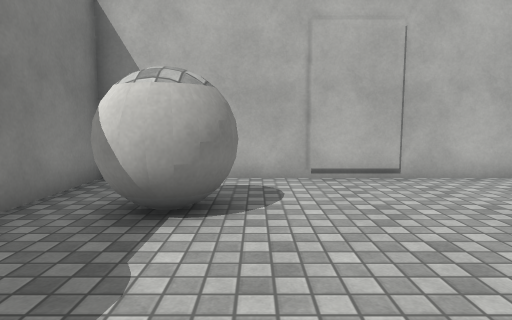
[1] (above)

16 first-person views from a walk through a scene from a Unity 3-D project. The camera is 1.2 m above the floor, tilts 6° down and sees 75° across. The floor is counted in squares, 1 m on a side. Each view is taken from the middle of a square. On the plan, view 1 faces up. The plan holds only what a view shows up to about 14 squares ahead; the rest is blank. The place goes on beyond the plan. The player is left out. Surface patterns are stand-ins for the level's own textures.

[2]
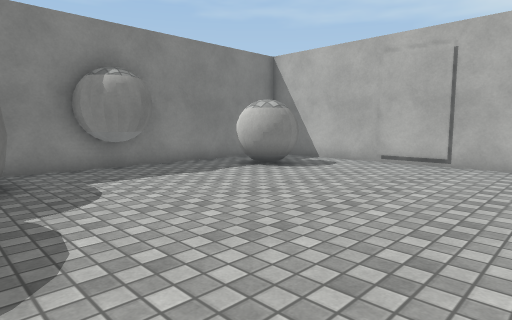

[3]
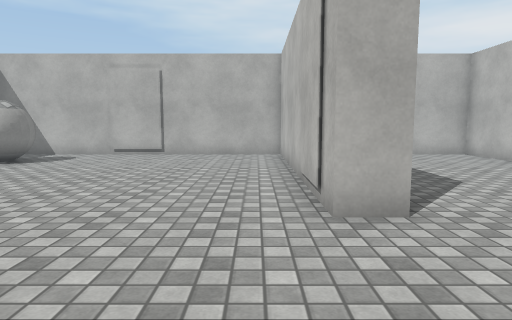

[4]
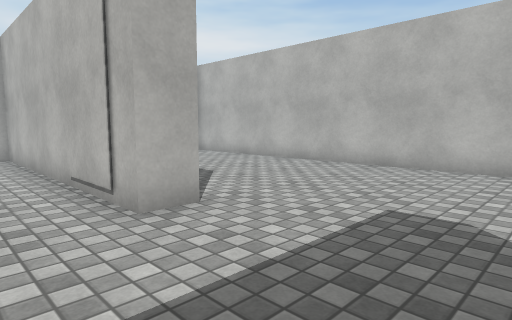

[5]
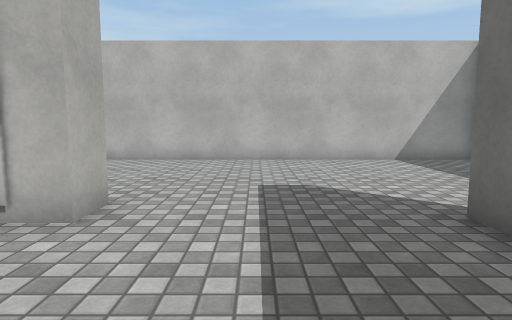

[6]
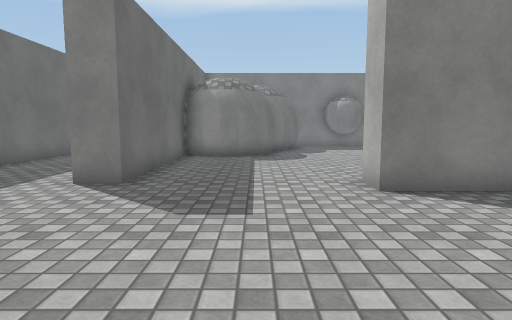

[7]
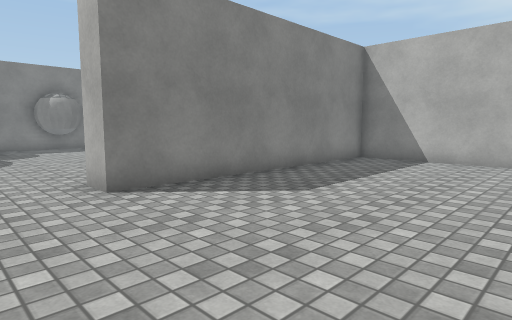

[8]
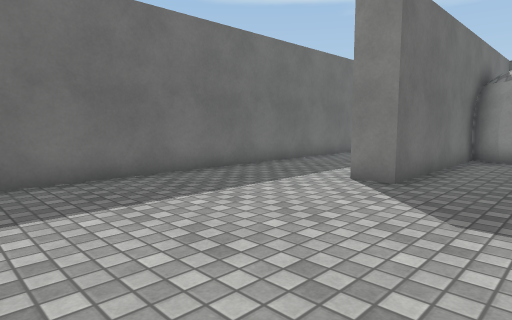

[9]
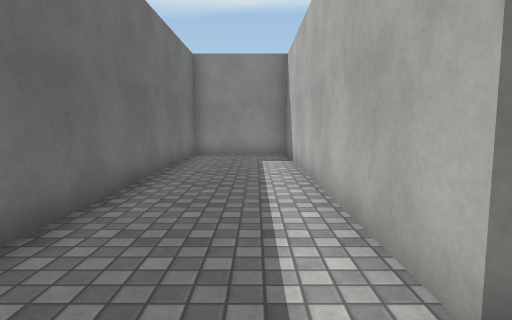

[10]
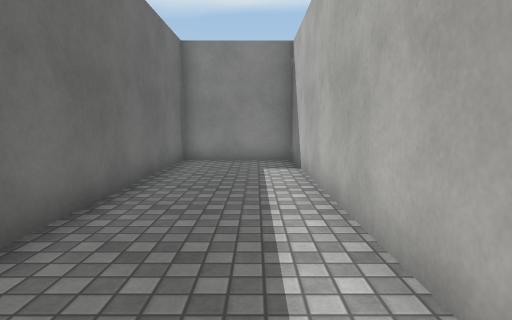

[11]
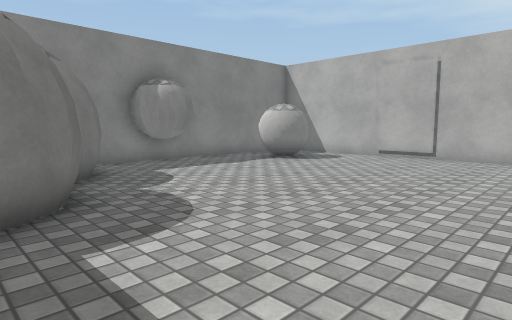

[12]
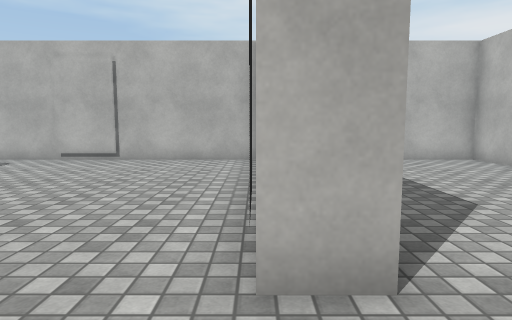

[13]
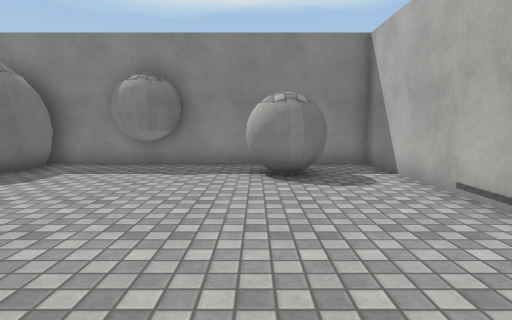

[14]
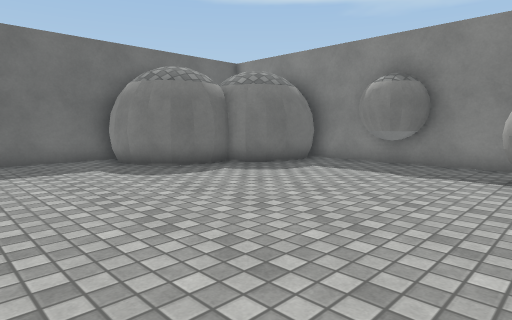

[15]
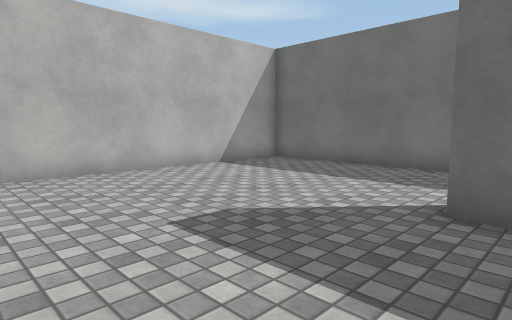

[16]
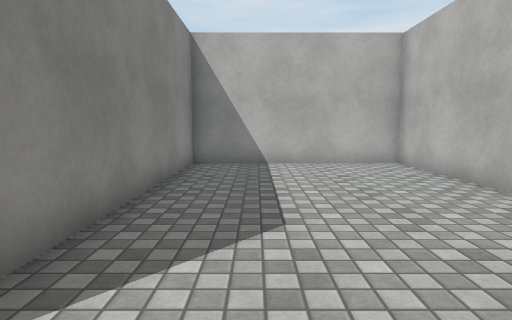

### Floor plan
Points are (right, up) in squares from view 1. A wall is a line through its corners. A room is listed if a view was taken in it or the views show most of it. See-through windows are left out.
Room 1 (views 1, 2, 3, 4, 5, 6, 7, 8, 9, 10, 11, 12, 13, 14, 15, 16)
walls: (2.2, -6.7) (8.2, -6.7) (8.2, -7.7) (-3.5, -7.7) (-3.5, -11.5) (15.5, -11.5) (15.5, 7.5) (9, 7.5) (9, -1.8) (8, -1.8) (8, 7.5) (-3.5, 7.5) (-3.5, -2.5); (-0.8, -2.3) (-0.3, -2.7) (0, -3.3) (0.6, -3.2) (1.3, -3.3) (2, -3.6) (2.4, -4) (2.7, -4.6) (2.8, -5.3) (2.7, -5.9); (-1.4, -1.9) (-0.6, -2.3); (-3.3, -2.3) (-2.7, -2) (-1.9, -1.9) (-1.2, -2)
objects: other object (-4, 0) to (-2, 2); other object (-2, 4) to (0, 6)

Where each view was taken, in squares from view 1:
view 1: 0 up, 0 right, facing up
view 2: 3 down, 6 right, facing up-left
view 3: 6 down, 7 right, facing up
view 4: 6 down, 6 right, facing up-right
view 5: 4 down, 4 right, facing right
view 6: 4 down, 15 right, facing left
view 7: 4 down, 15 right, facing up-left
view 8: 4 down, 15 right, facing down-left
view 9: 9 down, 10 right, facing left
view 10: 9 down, 8 right, facing left
view 11: 5 down, 7 right, facing up-left
view 12: 4 down, 8 right, facing up
view 13: 4 up, 7 right, facing left
view 14: 5 up, 7 right, facing down-left
view 15: 2 down, 7 right, facing down-right
view 16: 3 down, 11 right, facing up
